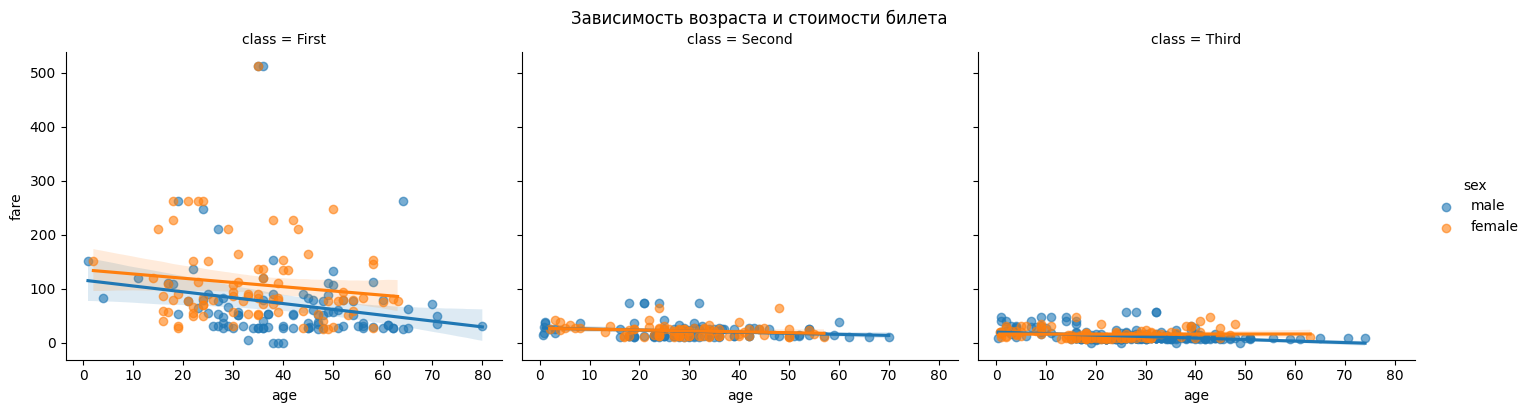

Recreate this plot in Python.
import seaborn as sns
import matplotlib.pyplot as plt
import pandas as pd

# Загрузка данных titanic
titanic = sns.load_dataset('titanic')
plt.subplot(2, 2, 3)
# Для lmplot создаем отдельный график
sns.lmplot(data=titanic, x='age', y='fare', hue='sex', col='class',
           height=4, aspect=1.2, scatter_kws={'alpha':0.6})
plt.suptitle('Зависимость возраста и стоимости билета', y=1.02)
plt.show()
